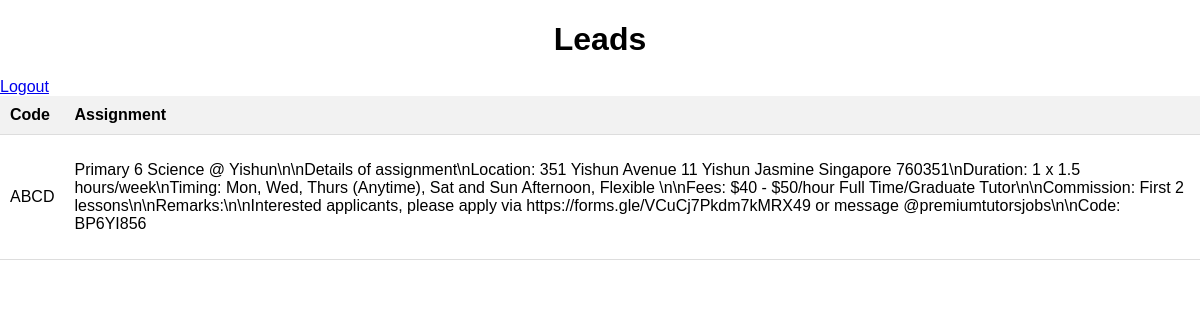
/leads/view/, run on an earlier commit of the app's database.
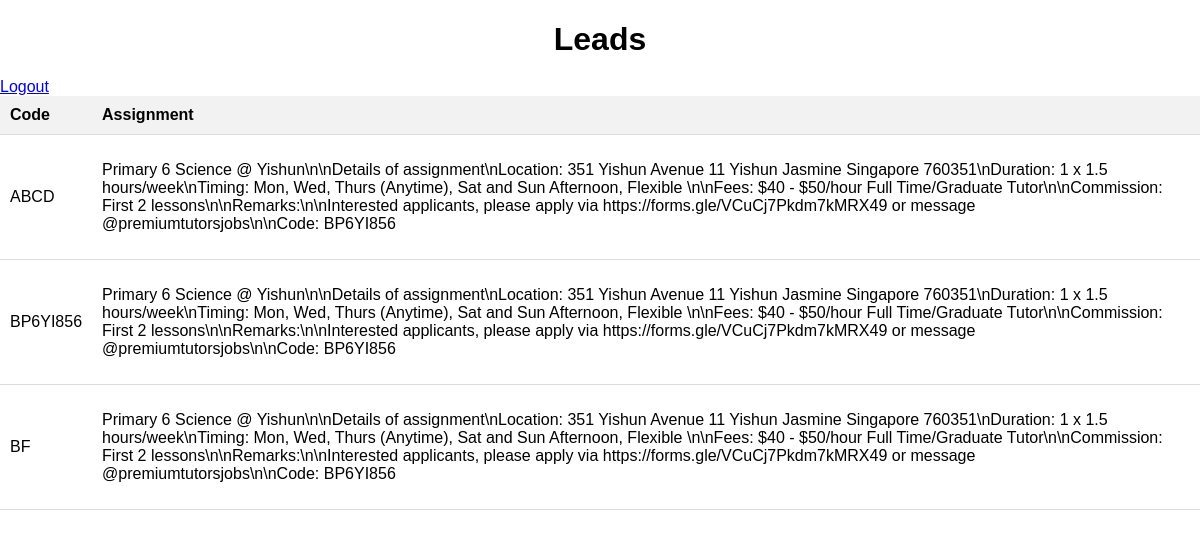
And on a later commit of the database.
### leads/models.py (models this page shows)
class Leads(models.Model):
    STATUS_CHOICES = [
        ('new_case', 'New Case'),
        ('tutors_sent', 'Tutors Sent'),
        ('tutors_needed', 'Tutors Needed'),
        ('closed', 'Closed'),
        ('activate_tuition_centres', 'Activate Tuition Centres'),
        ('premium_education', 'Premium Education'),
        ('issue_cases', 'Issue Cases'),
        ('follow_up_to_close', 'Follow Up to Close'),
        ('group_chats_created', 'Group Chats Created'),
        ('awaiting_confirmation', 'Awaiting Confirmation'),
        ('incomplete', 'Incomplete'),
    ]
    code = models.CharField(max_length=20)
    description = models.TextField()
    client_name = models.CharField(max_length=200)
    client_number = models.CharField(max_length=15)
    status = models.CharField(
        max_length=50, choices=STATUS_CHOICES, default='new_case')
    new_applications = models.IntegerField(default=0)
    sent_applications = models.IntegerField(default=0)
    pending_applications = models.IntegerField(default=0)
    remarks = models.CharField(max_length=500)
    many_tutor_link = models.CharField(max_length=500)
    created_date = models.DateTimeField(auto_now_add=True)
    last_reviewed_date = models.DateTimeField(auto_now=True)

### leads/views.py (the view)
# urls.py: path("view/", views.lead_list, name="view-list")
def lead_list(request):
    leads = Leads.objects.all()
    return render(request, 'leads/leads-list.html', {'leads': leads})

### leads/templates/leads/leads-list.html (shortened to what this page needs)
<!DOCTYPE html>
<html lang="en">
<head>
</head>
<body>
    <h1>Leads</h1>
    <a href="{% url 'logout' %}">Logout</a>
    <table>
        <thead>
            <tr>
                <th>Code</th>
                <th>Assignment</th>
            </tr>
        </thead>
        <tbody>
            {% for lead in leads %}
            <tr>
                <td>{{ lead.code }}</td>
                <td>{{ lead.description|linebreaks }}</td>
            </tr>
            {% endfor %}
        </tbody>
    </table>
</body>
</html>

### leads/templates/leads/leads-list.html (style rules this page uses)
body { font-family: Arial, sans-serif; margin: 0; padding: 0; }
h1 { text-align: center; margin-bottom: 20px; }
table { width: 100%; border-collapse: collapse; }
th, td { padding: 10px; text-align: left; border-bottom: 1px solid #ddd; }
th { background-color: #f2f2f2; font-weight: bold; }

What changed in the data, as far as the page shows it:
added Leads: code "BP6YI856", description "Primary 6 Science @ Yishun\\n\\nDetails of assignment\\nLocation: 351 Yishun Avenue 11 Yishun Jasmine Singapore 760351\\nDuration: 1 x 1.5 hours/week\\nTiming: Mon, Wed, Thurs (Anytime), Sat and Sun Afternoon, Flexible \\n\\nFees: $40 - $50/hour Full Time/Graduate Tutor\\n\\nCommission: First 2 lessons\\n\\nRemarks:\\n\\nInterested applicants, please apply via https://forms.gle/VCuCj7Pkdm7kMRX49 or message @premiumtutorsjobs\\n\\nCode: BP6YI856"
added Leads: code "BF", description "Primary 6 Science @ Yishun\\n\\nDetails of assignment\\nLocation: 351 Yishun Avenue 11 Yishun Jasmine Singapore 760351\\nDuration: 1 x 1.5 hours/week\\nTiming: Mon, Wed, Thurs (Anytime), Sat and Sun Afternoon, Flexible \\n\\nFees: $40 - $50/hour Full Time/Graduate Tutor\\n\\nCommission: First 2 lessons\\n\\nRemarks:\\n\\nInterested applicants, please apply via https://forms.gle/VCuCj7Pkdm7kMRX49 or message @premiumtutorsjobs\\n\\nCode: BP6YI856"
